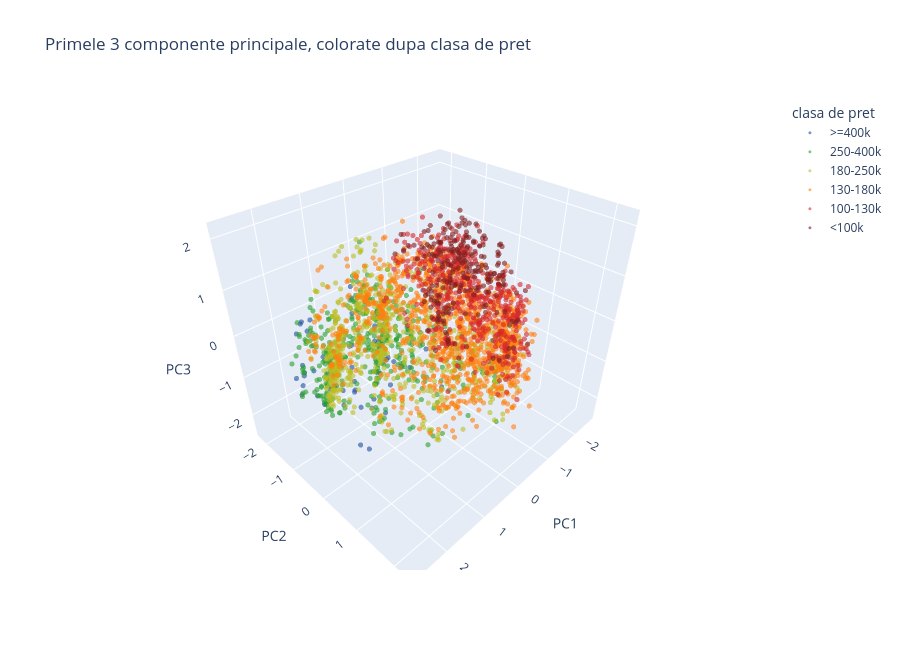

Notebook code cell kept with this figure:
### Markdown cell above
Bonus b (partea 1): primele 3 componente colorate după clasele de preț

`preprocess` întoarce și `y`, clasa de preț din Lab 2 (0 = sub 100k, ..., 5 = peste 400k). Prețul nu a intrat în PCA, deci graficul arată dacă structura găsită de PCA, fără să știe prețul, separă totuși casele scumpe de cele ieftine. Graficul este interactiv: se poate roti și mări.

### Code cell
class_names = ["<100k", "100-130k", "130-180k", "180-250k", "250-400k", ">=400k"]
# cea mai scumpa clasa albastru, a doua verde, apoi spre rosu pentru cele ieftine
class_colors = {">=400k": "#1f4e9c", "250-400k": "#2ca02c", "180-250k": "#bcbd22",
                "130-180k": "#ff7f0e", "100-130k": "#d62728", "<100k": "#7f1d1d"}

pcs3 = pd.DataFrame(X_pca[:, :3], columns=["PC1", "PC2", "PC3"])
pcs3["clasa_pret"] = pd.Categorical([class_names[c] for c in y], categories=class_names[::-1], ordered=True)

fig = px.scatter_3d(pcs3.sort_values("clasa_pret"), x="PC1", y="PC2", z="PC3", color="clasa_pret",
                    color_discrete_map=class_colors, opacity=0.6,
                    title="Primele 3 componente principale, colorate dupa clasa de pret")
fig.update_traces(marker=dict(size=3))
fig.update_layout(height=650, legend_title_text="clasa de pret")
fig.show()

print("Media PC1, PC2, PC3 pe clase de pret:")
display(pcs3.groupby("clasa_pret", observed=True)[["PC1", "PC2", "PC3"]].mean().round(3))
print("Corelatia Spearman dintre clasa de pret si fiecare componenta:")
print(pd.Series({pc: pd.Series(y).corr(pcs3[pc], method="spearman") for pc in ["PC1", "PC2", "PC3"]}).round(3))

### Figure 1 — Plotly figure (JSON) as saved in the notebook; plotly's stock layout.template omitted (floating-point values rounded to 4 significant figures; data arrays with more than 128 entries replaced by an {"elided": "..."} marker saying what was removed)
{"data": [{"hovertemplate": "clasa_pret=>=400k<br>PC1=%{x}<br>PC2=%{y}<br>PC3=%{z}<extra></extra>", "legendgroup": ">=400k", "marker": {"color": "#1f4e9c", "opacity": 0.6, "size": 3, "symbol": "circle"}, "mode": "markers", "name": ">=400k", "scene": "scene", "showlegend": true, "type": "scatter3d", "x": [1.929, 1.134, 1.268, 1.985, 2.499, 2.129, 1.754, -1.133, 1.908, 2.113, 1.72, 2.46, 1.146, 1.869, 1.824, 2.153, 1.808, 2.042, 1.502, 1.854, 2.056, 2.074, 2.666, 1.754, 1.648, 1.749, 2.372, 1.938, 1.499, 0.9867, -0.8912, 2.175, 1.982, 1.794, 1.812, 1.858, 1.672, 1.928, 2.24, 2.011, 2.468, 1.7, 1.729, 1.391, 1.89, 1.322, 1.816, 1.906, 2.146, 2.012, 1.009, 2.273, 1.303, 1.877, 2.142, 1.948, 1.247, 1.546, 1.922, 2.28, 2.587, 1.927, 1.977, 2.554], "y": [1.059, 0.9287, -0.2462, -1.33, -0.5485, -0.8589, 0.7504, -1.32, -0.7685, -0.629, 0.5973, 0.6711, 1.255, 1.095, 0.2175, -0.608, 0.6788, 0.8776, -0.3666, -0.01231, -1.006, -0.2562, -0.5517, 0.6105, 0.7042, 0.7277, 0.7318, 1.045, -0.5134, 0.9139, -0.7141, 1.01, -0.2305, 0.04323, -0.06794, -0.9172, -0.6646, 0.7415, -1.033, 0.9188, 0.8238, 1.079, -1.408, 0.3113, -0.3109, -0.2627, 0.6166, 0.703, 0.5261, -1.058, 1.312, 0.5393, -0.8182, 0.136, -1.25, 1.015, 0.05932, 1.113, -0.5939, -0.9636, -0.507, -0.6961, -1.296, -0.655], "z": [0.3219, 0.8803, -1.217, 0.3723, -0.02369, -0.979, 1.243, -0.2181, -0.5184, -1.048, 1.304, 1.288, 0.8883, 0.7758, -1.842, -1.02, 0.9174, 0.5381, -1.358, -0.4845, 0.4067, -0.4016, -0.05933, 1.411, 1.032, 1.113, 1.162, 0.8656, -0.7919, 0.4583, -0.2009, 0.4659, -0.9093, 1.65, -1.95, -0.2274, -1.006, 0.9476, -0.2798, 0.5235, 0.8455, 0.5888, 0.3032, 1.105, -0.1212, -1.431, 1.183, 0.9825, 1.8, -0.5516, -0.1257, 0.9921, -1.366, 1.227, 0.2652, 0.8123, -1.392, 0.4909, -0.4392, -0.463, -0.241, -0.8386, 0.428, -0.5609]}, {"hovertemplate": "clasa_pret=250-400k<br>PC1=%{x}<br>PC2=%{y}<br>PC3=%{z}<extra></extra>", "legendgroup": "250-400k", "marker": {"color": "#2ca02c", "opacity": 0.6, "size": 3, "symbol": "circle"}, "mode": "markers", "name": "250-400k", "scene": "scene", "showlegend": true, "type": "scatter3d", "x": {"elided": "397 float values"}, "y": {"elided": "397 float values"}, "z": {"elided": "397 float values"}}, {"hovertemplate": "clasa_pret=180-250k<br>PC1=%{x}<br>PC2=%{y}<br>PC3=%{z}<extra></extra>", "legendgroup": "180-250k", "marker": {"color": "#bcbd22", "opacity": 0.6, "size": 3, "symbol": "circle"}, "mode": "markers", "name": "180-250k", "scene": "scene", "showlegend": true, "type": "scatter3d", "x": {"elided": "686 float values"}, "y": {"elided": "686 float values"}, "z": {"elided": "686 float values"}}, {"hovertemplate": "clasa_pret=130-180k<br>PC1=%{x}<br>PC2=%{y}<br>PC3=%{z}<extra></extra>", "legendgroup": "130-180k", "marker": {"color": "#ff7f0e", "opacity": 0.6, "size": 3, "symbol": "circle"}, "mode": "markers", "name": "130-180k", "scene": "scene", "showlegend": true, "type": "scatter3d", "x": {"elided": "1037 float values"}, "y": {"elided": "1037 float values"}, "z": {"elided": "1037 float values"}}, {"hovertemplate": "clasa_pret=100-130k<br>PC1=%{x}<br>PC2=%{y}<br>PC3=%{z}<extra></extra>", "legendgroup": "100-130k", "marker": {"color": "#d62728", "opacity": 0.6, "size": 3, "symbol": "circle"}, "mode": "markers", "name": "100-130k", "scene": "scene", "showlegend": true, "type": "scatter3d", "x": {"elided": "509 float values"}, "y": {"elided": "509 float values"}, "z": {"elided": "509 float values"}}, {"hovertemplate": "clasa_pret=<100k<br>PC1=%{x}<br>PC2=%{y}<br>PC3=%{z}<extra></extra>", "legendgroup": "<100k", "marker": {"color": "#7f1d1d", "opacity": 0.6, "size": 3, "symbol": "circle"}, "mode": "markers", "name": "<100k", "scene": "scene", "showlegend": true, "type": "scatter3d", "x": {"elided": "237 float values"}, "y": {"elided": "237 float values"}, "z": {"elided": "237 float values"}}], "layout": {"height": 650, "legend": {"title": {"text": "clasa de pret"}, "tracegroupgap": 0}, "scene": {"domain": {"x": [0, 1], "y": [0, 1]}, "xaxis": {"title": {"text": "PC1"}}, "yaxis": {"title": {"text": "PC2"}}, "zaxis": {"title": {"text": "PC3"}}}, "title": {"text": "Primele 3 componente principale, colorate dupa clasa de pret"}}}
